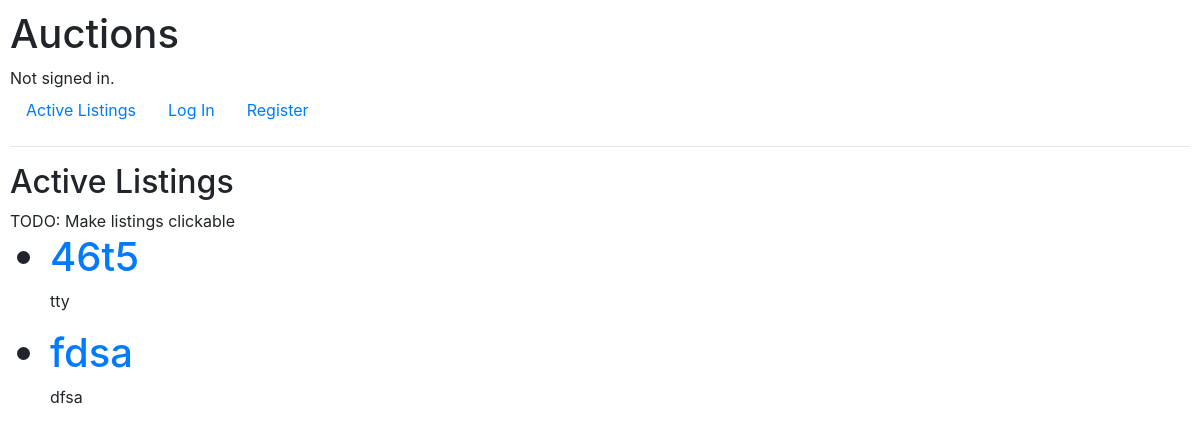
The page / on the database its author committed.
### auctions/models.py (models this page shows, shortened)
class Auction_Listings(models.Model):
    title = models.CharField(max_length=200)
    description = models.CharField(max_length=20000)
    starting_bid = models.PositiveIntegerField()
    image_file = models.ImageField(upload_to='images', blank=True)
    image_url = models.URLField(max_length=200, blank=True)
    quantity = models.PositiveIntegerField(null=True, blank=True)
    CATEGORIES = (
        ('LAP', 'Laptop'),
        ('CON', 'Console'),
        ('GAD', 'Gadget'),
        ('GAM', 'Game'),
        ('TEL', 'TV'),
        ('FAS', 'Fashion'),
        ('TOY', 'Toys'),
        ('ELE', 'Electronics'),
        ('HOM', 'Home')
       )
    category = models.CharField(
        max_length=45,
        choices=CATEGORIES
    )
    date_posted = models.DateTimeField(auto_now_add=True, blank=True)
    class Meta:
        ordering = ['title']

### auctions/views.py (the view)
# urls.py: path("", views.index, name="index"),
def index(request):
    listings = Auction_Listings.objects.all()
    return render(request, "auctions/index.html", {
                                                   "listings":listings,
                                                   })

### auctions/templates/auctions/index.html (shortened to what this page needs)
{% extends "auctions/layout.html" %}
{% block body %}
    <h2>Active Listings</h2>
    TODO: Make listings clickable
    <ul>
    {% for listing in listings %}
    <h1> <li> <a href="{% url 'detail' listing.id %}"> {{ listing.title }} </a></li></h1>
    <p> {{ listing.description }} </p>
    <h2> {{ listing.startin_bid }} </h3>
    {% endfor %}
{% endblock %}

### auctions/static/auctions/styles.css (style rules this page uses)
body { padding: 10px; }

### rows shown on the page
Auction_Listings: title "46t5", description "tty"
Auction_Listings: title "fdsa", description "dfsa"
